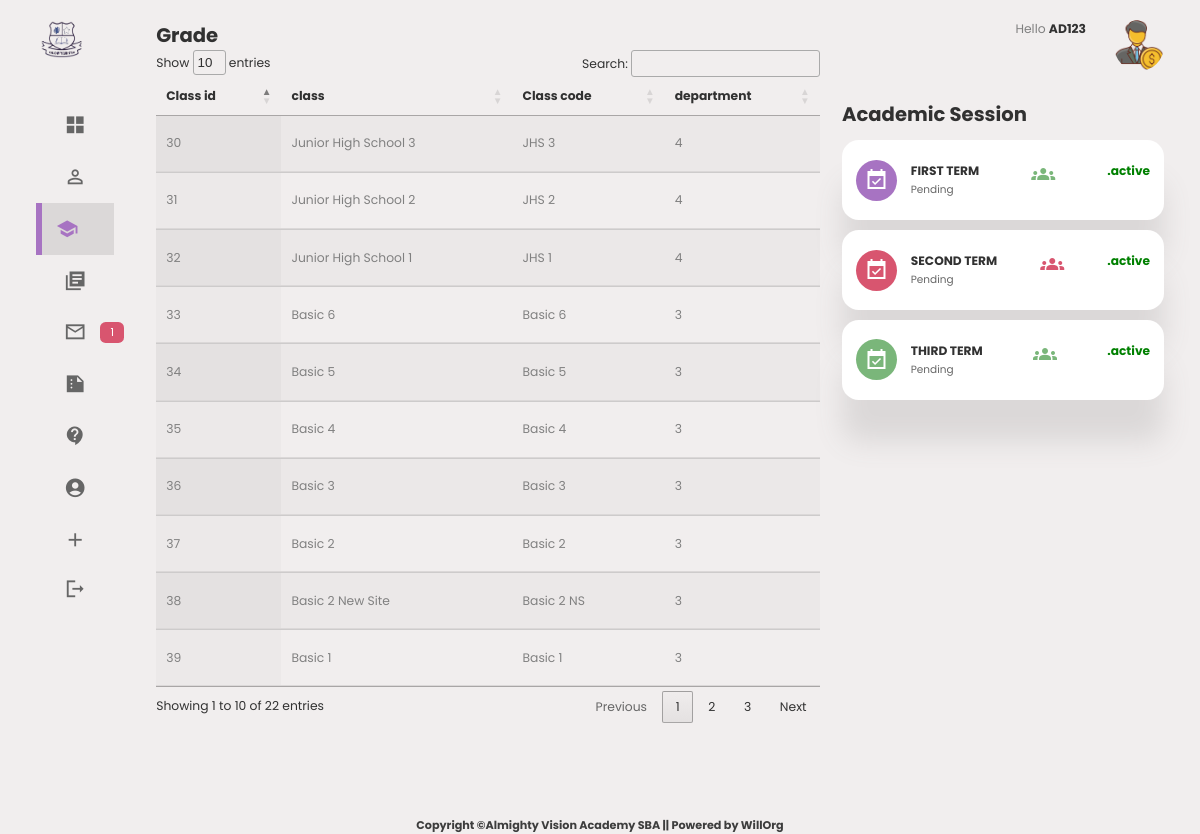
The app's page /viewGrades.php (signed in) with its own data.
### tables this page shows
CREATE TABLE `class` (
  `class_id` int(11) NOT NULL AUTO_INCREMENT,
  `classroom` varchar(25) NOT NULL,
  `code` varchar(10) NOT NULL,
  `depart` varchar(200) NOT NULL,
  `cstatus` varchar(50) NOT NULL,
  `fm` int(11) NOT NULL,
  `staffid` int(11) NOT NULL,
  PRIMARY KEY (`class_id`),
  UNIQUE KEY `code` (`code`)
);

### session.php (called while the page is built, shortened)
<?php
if (isset($_SESSION['staffId']))
{
    $staffId = $_SESSION['staffId'];
}
?>

### viewGrades.php (the view, shortened to what this page needs)
<?php
    include('session.php');
  ?>
<!DOCTYPE html>
<html lang="en">
<head>
    <link rel="stylesheet" href="style.css">
      <link rel="stylesheet" href="https://cdn.jsdelivr.net/npm/font-awesome@4.7.0/css/font-awesome.min.css">
    <link rel="stylesheet" href="https://cdn.jsdelivr.net/gh/lykmapipo/themify-icons@0.1.2/css/themify-icons.css">
    <link rel="stylesheet" href="https://cdn.jsdelivr.net/npm/pixeden-stroke-7-icon@1.2.3/pe-icon-7-stroke/dist/pe-icon-7-stroke.min.css">
    <link rel="stylesheet" href="https://cdnjs.cloudflare.com/ajax/libs/flag-icon-css/3.2.0/css/flag-icon.min.css">
    <link rel="stylesheet" href="https://cdn.datatables.net/1.13.5/css/jquery.dataTables.min.css">
</head>
<body>
    <div class="container">
        <aside>
            <div class="top">
                <div class="logo">
                    <img src="./images/logo.png" style="background-image: none; background-size: cover; object-fit: cover;" width="50" alt="">
                </div>
            </div>
            <div class="sidebar">
                <a href="dashboard.php">
                    <span class="material-icons-sharp">grid_view</span>
                </a>
                <a href="viewStudent.php">
                    <span class="material-icons-sharp">person_outline</span>
                </a>
                <a href="viewGrades.php" class="active">
                    <span class="material-icons-sharp">school</span>
                </a>
                <a href="viewSubjects.php" >
                    <span class="material-icons-sharp">library_books</span>
                </a>
                <a href="#">
                    <span class="material-icons-sharp">mail_outline</span>
                    <span class="message-count">1</span>
                </a>
                <a href="results.php">
                    <span class="material-icons-sharp">summarize</span>
                </a>
                <a href="#">
                    <span class="material-icons-sharp">contact_support</span>
                </a>
                <a href="#">
                    <span class="material-icons-sharp">account_circle</span>
                </a>
                <a href="#">
                    <span class="material-icons-sharp">add</span>
                </a>
                <a href="#">
                    <span class="material-icons-sharp">logout</span>
                </a>
            </div>
        </aside>
 <main>
 <div class="" style="margin-bottom: 3vh;">
                <h2>Grade</h2>
<table  id="example" class="display" style="width:100%" >
        <thead>
            <tr>
                <th>Class id  </th>
                <th>class</th>
                <th>Class code</th>
                <th>department</th>
            </tr>
        </thead>
        <tbody>
            <?php
   $query = "SELECT class_id, classroom, code, depart FROM class";
   $result = mysqli_query($con, $query);
   if ($result) {
       while ($row = mysqli_fetch_assoc($result)) {
           echo "<tr>";
           echo "<td>" . $row['class_id'] . "</td>";
           echo "<td>" . $row['classroom'] . "</td>";
           echo "<td>" . $row['code'] . "</td>";
           echo "<td>" . $row['depart'] . "</td>";
           echo "</tr>";
       }
   }
          else {
                echo "Error: " . mysqli_error($con);
            }
            ?>
        </tbody>
    </table>
        </main>
        <div class="right">
            <div class="top">
                <div class="profile">
                    <div class="info">
                        <p>Hello <b> <?php echo $staffId ?></b></p>
                    </div>
                    <div class="profile-photo1">
                        <img style="border-radius: 50rem; object-fit: cover; background-size: cover;"  src="./images/instruction-11.png" width="50">
                    </div>
                </div>
            </div>
            <div class="sales-analytics">
                <h2>Academic Session</h2>
                <div class="item online">
                    <div class="icon">
                        <span class="material-icons-sharp">event_available</span>
                    </div>
                    <div class="right">
                        <div class="info">
                            <h3>FIRST TERM</h3>
                            <small class="text-muted">Pending</small>
                        </div>
                        <h5 class="success">                <span class="material-icons-sharp">groups</span>
</h5>
                        <h3 style="color: green;">.active</h3>
                    </div>
                </div>
                <div class="item offline">
                    <div class="icon">
                        <span class="material-icons-sharp">event_available</span>
                    </div>
                    <div class="right">
                        <div class="info">
                            <h3>SECOND TERM</h3>
                            <small class="text-muted">Pending</small>
                        </div>
                        <h5 class="danger">                <span class="material-icons-sharp">groups</span>
</h5>
                        <h3 style="color: green;">.active</h3>
                    </div>
                </div>
                <div class="item customers">
                    <div class="icon">
                        <span class="material-icons-sharp">event_available</span>
                    </div>
                    <div class="right">
                        <div class="info">
                            <h3>THIRD TERM</h3>
                            <small class="text-muted">Pending</small>
                        </div>
                        <h5 class="success">                <span class="material-icons-sharp">groups</span>
</h5>
                        <h3 style="color:  green;">.active</h3>
                    </div>
                </div>
            </div>
            </div>
        </div>
<div class="nav" style="margin-top: 2vh;">
    <h4>Copyright &copy;Almighty Vision Academy SBA || Powered by WillOrg</h4> <br>
</div>
</body>
</html>

### style.css (style rules this page uses)
:root { --color-primary: rgb(167, 115, 194); --color-danger: rgb(216, 85, 111); --color-success: rgb(122, 182, 122); --color-warning: rgb(207, 207, 125); --color-white: white; --color-info-dark: grey; --color-info-light: rgb(231, 224, 224); --color-dark: rgb(49, 49, 49); --color-info-dark: rgb(102, 102, 102); --color-light: rgb(219, 216, 216); --color-primary-variant: rgb(13, 13, 77); --color-dark-variant: grey; --color-background: rgba(240, 236, 236, 0.877); --color-border-radius: 2rem; --border-radius-1: 0.4rem; --border-radius-2: 0.8rem; --borer-radius-3: 1.2rem; --card-border-radius: 3em; --card-padding: 1rem; --padding: 2.2rem; --box-shadow: 0 3rem 2rem var(--color-light); }
* { margin:0; padding: 0; outline:0; appearance: none; border: 0; text-decoration: none; list-style: none; box-sizing:border-box; }
html { font-size: 14px; }
body { width: 100vw; height: 100vh; font-family: poppins, sans-serif; font-size: 0.88rem; background: var( --color-background); user-select: none; overflow-x: hidden ; color: var(--color-dark); }
.container { display: grid; width: 90%; margin: 0 auto; gap: 1.8em; grid-template-columns: 14rem auto 23rem; }
a { color: var(--color-dark) }
img { display: block; }
h2 { font-size: 1.4rem; }
h3 { font-size: 0.87rem; }
h4 { font-size: 0.8rem; }
h5 { font-size: 0.77rem; }
small { font-size: 0.75rem; }
.text-muted { color: var( --color-info-dark); }
p { color:var(--color-dark-variant); }
b { color: var(--color-dark); }
.danger { color: var(--color-danger); }
.success { color: var(--color-success); }
aside { height: 100vh; }
aside .top { display: flex; align-items: center; justify-content: space-between; margin-top: 1.4rem; }
aside .logo { display:flex; gap: 0.8rem; }
aside .sidebar { display: flex; flex-direction: column; height: 86vh; position: relative; top: 3rem; }
aside .sidebar a { display: flex; color: var(--color-info-dark); margin-left: 2rem; gap: 1rem; align-items: center; position: relative; height: 3.7rem; transition: all 300ms ease; }
aside .sidebar a span { font-size: 1.6rem; transition: all 300ms ease; }
aside .sidebar a:last-child { position: absolute; bottom: 2rem; width: 100%; }
aside .sidebar a.active { background: var(--color-light); color: var(--color-primary); margin-left: 0; }
aside .sidebar a.active:before { content: ''; width: 6px; height: 100%; background: var(--color-primary); }
aside .sidebar a.active span { color: var(--color-primary); margin-left: calc(1rem -3px) }
aside .sidebar .message-count { background: var(--color-danger); color: var(--color-white); padding: 2px 10px; font-size: 11px; border-radius: var(--border-radius-1); }
.nav { display: flex; align-items: center; justify-content: center; text-align: center; color: rgb(61, 61, 61); }
main { margin-top:1.4rem; }
main table tbody td { height: 2.8rem; border-bottom: 1px solid var(--color-light); color: var(--color-dark-variant); }
main table tbody tr:last-child { border: none; }
.right { margin-top:1.4rem; }
.right .top { display:flex; justify-content: end; gap: 2rem; }
.right .top .profile { display: flex; gap: 2rem; text-align: right; }
.right .sales-analytics { margin-top: 2rem; }
.right .sales-analytics h2 { margin-bottom: 0.8rem; }
.right .sales-analytics .item { background: var(--color-white); display:flex; align-items: center; gap: 1rem; margin-bottom: 0.7rem; padding:1.4rem var(--card-padding); border-radius: var(--borer-radius-3); box-shadow: var(--box-shadow); transition: all 300ms ease; }
.right .sales-analytics .item .right { display: flex; justify-content: space-between; align-items: start; margin:0; width: 100%; }
.right .sales-analytics .item .icon { padding: 0.6rem; color: var(--color-white); border-radius: 50%; background: var(--color-primary); display: flex; }
.right .sales-analytics .item.offline .icon { background: var(--color-danger); }
.right .sales-analytics .item.customers .icon { background: var(--color-success); }
@media screen and (max-width:1200px) { .container { width: 94%; grid-template-columns: 7rem auto 23rem; } }
@media screen and (max-width:1200px) { aside .sidebar a { width: 5.6rem; } }
@media screen and (max-width:1200px) { aside .sidebar a:last-child { position: relative; margin-top: 1.8rem; } }

### records on screen
class: class_id "30", classroom "Junior High School 3", code "JHS 3", depart "4"
class: class_id "31", classroom "Junior High School 2", code "JHS 2", depart "4"
class: class_id "32", classroom "Junior High School 1", code "JHS 1", depart "4"
class: class_id "33", classroom "Basic 6", code "Basic 6", depart "3"
class: class_id "34", classroom "Basic 5", code "Basic 5", depart "3"
class: class_id "35", classroom "Basic 4", code "Basic 4", depart "3"
class: class_id "36", classroom "Basic 3", code "Basic 3", depart "3"
class: class_id "37", classroom "Basic 2", code "Basic 2", depart "3"
class: class_id "38", classroom "Basic 2 New Site", code "Basic 2 NS", depart "3"
class: class_id "39", classroom "Basic 1", code "Basic 1", depart "3"

### other values on screen
$staffId "AD123"
